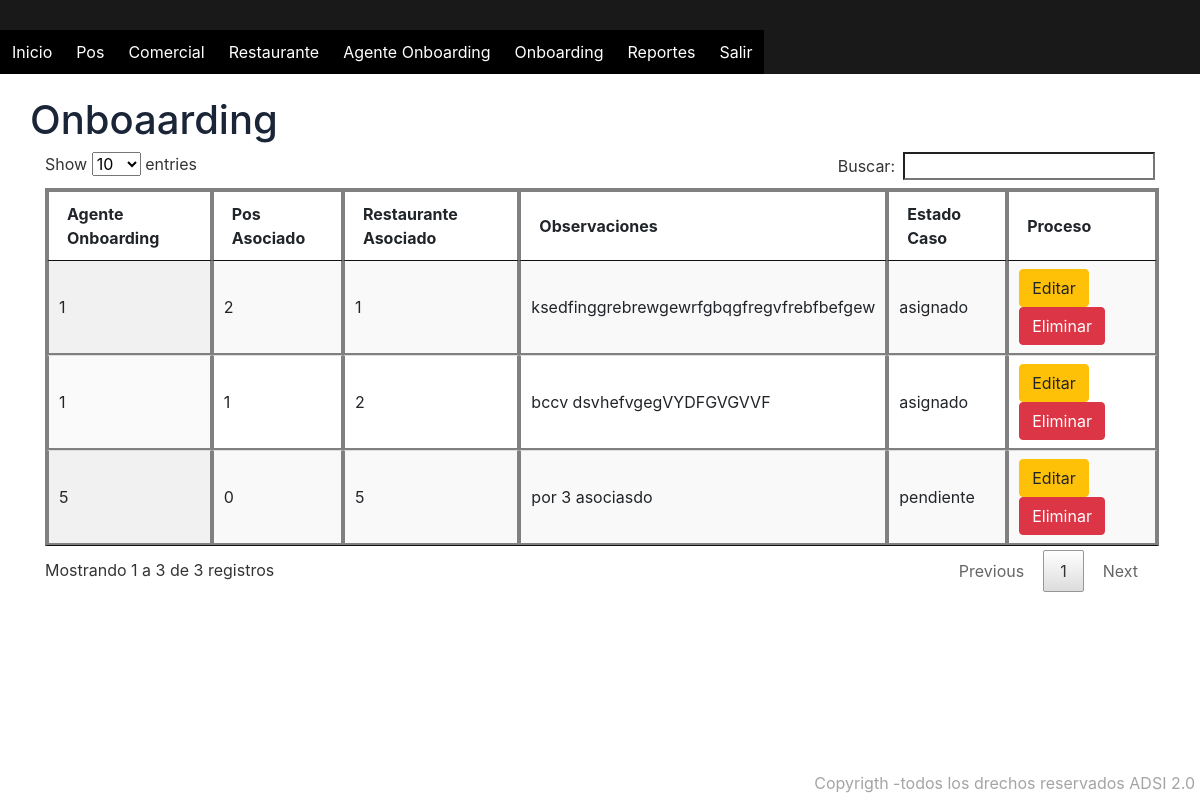
/Presentacion/html/fmrListarOnboarding.php, run on the app's committed database.
### tables this page shows
CREATE TABLE `onboarding` (
  `OnbCodigo` int(11) NOT NULL,
  `OnbIdAgenteOb` int(11) NOT NULL,
  `OnbPos` int(11) NOT NULL,
  `OnbRestaurante` int(11) NOT NULL,
  `OnbObservaciones` text DEFAULT NULL,
  `OnbEstadoCaso` enum('asignado','pendiente','indagacion') NOT NULL
);

### Presentacion/html/fmrListarOnboarding.php (the view, shortened to what this page needs)
<?php
$objConexion = Conectarse() ;
$sql ="SELECT * FROM onboarding ";
$resultado = $objConexion->query($sql);
?>
<!doctype html>
<html lang="es">
	<head>
                <link rel="stylesheet" href="../css/bootstrap.min.css">
		<link rel="stylesheet" href="../css/jquery.dataTables.min.css">
	</head>
	<body>
               <header>
            <div id="header">
                <nav>
                    <ul class="nav">
                        <li><a href="./inicio.php">Inicio</a></li>
                        <li><a >Pos</a>
                        </li>
                        <li><a >Comercial</a>
                        </li>
                        <li><a >Restaurante</a>
                        </li>
                        <li><a >Agente Onboarding</a>
                        </li>
                         <li><a >Onboarding</a>
                         </li>
                        <li><a >Reportes</a>
                        </li>
                        <li><a href="../../index.php">Salir</a></li>
                    </ul>
                </nav>
            </div>
  </header>
           <br>
            <br>
            <br>
            <br>
		<div class="container">
			<div class="row">
				<h1>Onboaarding</h1>
			</div>
			<table id="tabla" class="display">
				<thead>
					<tr>
                                         <th>Agente Onboarding</th>
                                         <th>Pos Asociado</th>
                                         <th>Restaurante Asociado</th>
                                         <th>Observaciones</th>
                                         <th>Estado Caso</th>
                                         <th>Proceso</th>
					</tr>
				</thead>
				<tbody>
					<?php while($fila = $resultado->fetch_assoc()) { ?>
						<tr>
							<td><?php echo $fila['OnbIdAgenteOb']; ?></td>
							<td><?php echo $fila['OnbPos']; ?></td>
                                                        <td><?php echo $fila['OnbRestaurante']; ?></td>
                                                        <td><?php echo $fila['OnbObservaciones']; ?></td>
                                                        <td><?php echo $fila['OnbEstadoCaso']; ?></td>
                                                        <td>
                                                            <a href="../../Presentacion/html/fmrActualizarOnboarding.php?Id=<?php echo $fila['OnbCodigo']; ?>" class="btn btn-warning">Editar</a>
                                                            <a href="../../Logica/eliminarOnboarding.php?Id=<?php echo $fila['OnbCodigo']; ?>" class="btn btn-danger">Eliminar</a>
                                                        </td>
						</tr>
					<?php } ?>
				</tbody>
			</table>
		</div>
	 <footer> Copyrigth -todos los drechos reservados ADSI 2.0 </footer>
</body>
</html>

### Presentacion/css/Estilos.css (style rules this page uses)
body { font-family: arial,hevetica; background-image: url(../Imagenes/img1.jpg) ; background-size: cover; background-attachment: fixed; background-repeat: no-repeat; width: auto; }
* { padding: 0; margin: 0; }
header { background: rgba(0,0,0,0.9); width: 100%; position: fixed; z-index: 100; }
ul, ol { list-style:none; }
.nav { width:100%; margin:30px auto; }
.nav > li { float:left; }
.nav li a { background-color:#000; color:#fff; text-decoration:none; padding:10px 12px; display:block; }
h1 { text-align: center; color: #1a2537; font-size: 40px; }
footer { position:fixed; bottom:5px; right:5px; opacity:0.5; z-index:99; color:rgb(77, 73, 73); }
table, th, td { border: 2px solid graytext; }

### data on the page
onboarding: OnbIdAgenteOb "1", OnbPos "2", OnbRestaurante "1", OnbObservaciones "ksedfinggrebrewgewrfgbqgfregvfrebfbefgew", OnbEstadoCaso "asignado"
onboarding: OnbIdAgenteOb "1", OnbPos "1", OnbRestaurante "2", OnbObservaciones "bccv dsvhefvgegVYDFGVGVVF", OnbEstadoCaso "asignado"
onboarding: OnbIdAgenteOb "5", OnbPos "0", OnbRestaurante "5", OnbObservaciones "por 3 asociasdo", OnbEstadoCaso "pendiente"
